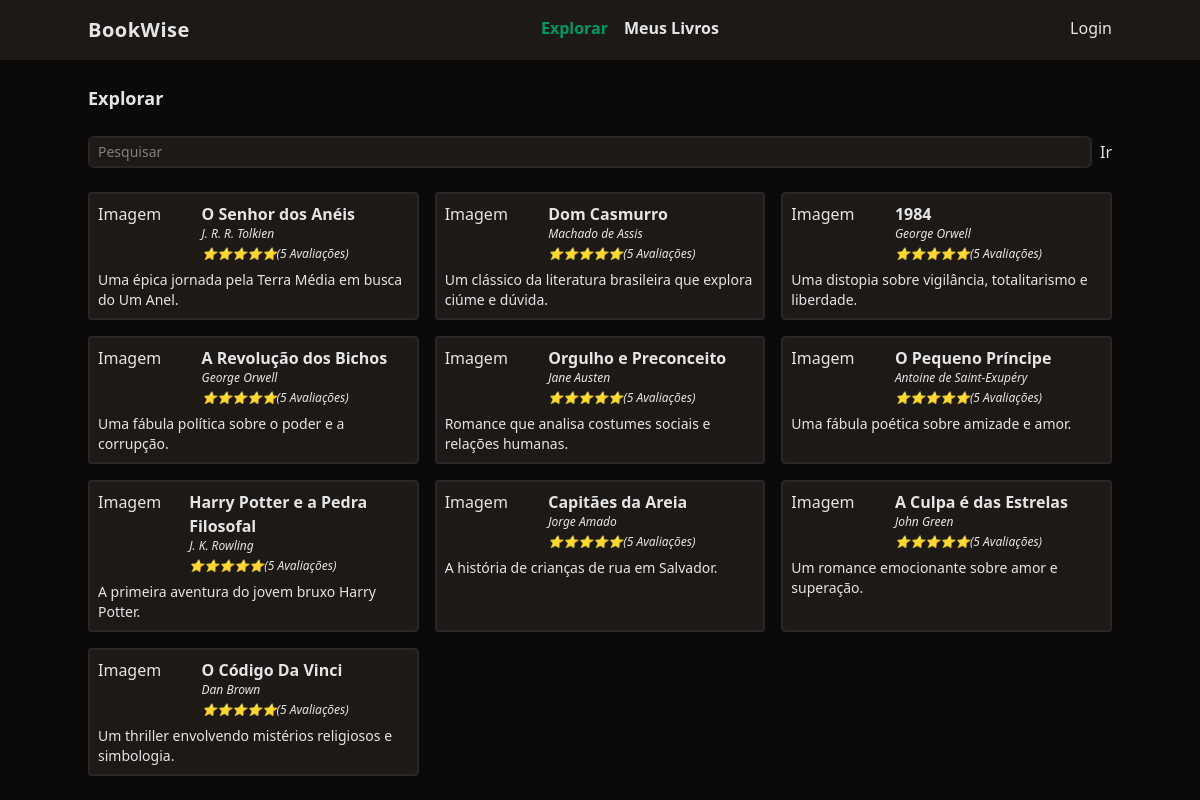
The page / on the database its author committed.
### tables this page shows
CREATE TABLE IF NOT EXISTS `books` (
  `id` INT NOT NULL AUTO_INCREMENT,
  `title` VARCHAR(255) NOT NULL,
  `author` VARCHAR(100) NOT NULL,
  `description` TEXT NOT NULL,
  `release_year` INT NOT NULL,
  `user_id` INT NOT NULL,
  PRIMARY KEY (`id`),
  UNIQUE INDEX `ID_UNIQUE` (`id` ASC),
  FOREIGN KEY (`user_id`) REFERENCES `users`(`id`)
    ON DELETE CASCADE
    ON UPDATE CASCADE
);

### functions.php (called while the page is built, shortened)
<?php
function view($view, $data = []) {
     require 'views/template/app.php';
};
?>

### controllers/index.controller.php (called while the page is built)
<?php
require 'data.php';
view('index', compact('livros'));
?>

### routes.php (called while the page is built, shortened)
<?php
$controller = str_replace('/', '', parse_url($_SERVER['PATH_INFO'])['path']);
if(!$controller) $controller = 'index';
 require "controllers/{$controller}.controller.php";
?>

### index.php (called while the page is built)
<?php
require 'functions.php';
require 'routes.php';
?>

### data.php (called while the page is built)
<?php
$host = '127.0.0.1';
$port = '3307';
$database = 'bookwise-db';
$user = 'admin';
$pass = 'bookwise123';
$charset = 'utf8mb4';
$dsn = "mysql:host=$host;port=$port;dbname=$database;charset=$charset";
$options = [
    PDO::ATTR_DEFAULT_FETCH_MODE => PDO::FETCH_ASSOC,
    PDO::ATTR_ERRMODE => PDO::ERRMODE_EXCEPTION
];
$pdo = new PDO($dsn, $user, $pass, $options);
$query = $pdo->query("select * from books");
$livros = $query->fetchAll();
?>

### views/index.view.php (the view)
        <h1 class="mt-6 font-bold text-lg">Explorar</h1>
        <div>
            <form class="w-full flex space-x-2 mt-6">
                <input type="text"
                    class="border-stone-800 border-2 rounded-md bg-stone-900 text-sm focus:outline-none px-2 py-1 w-full"
                    placeholder="Pesquisar" name="search" />
                <button type="submit">Ir</button>
            </form>
        </div>
<section class="grid gap-4 grid-cols-1 md:grid-cols-2 lg:grid-cols-3">
<?php foreach ($livros as $livro): ?>
    <div class="p-2 rounded border-stone-800 border-2 bg-stone-900">
        <div class="flex">
            <div class="w-1/3">Imagem</div>
                <div class="space-y-1">
                    <a href="/livro?id=<?=$livro['id'] ?>" class="font-semibold hover:underline"><?=$livro['title'] ?></a>
                    <div class="text-xs italic"><?=$livro['author'] ?></div>
                    <div class="text-xs italic">⭐⭐⭐⭐⭐(5 Avaliações)</div>
                </div>
            </div>
        <div class="text-sm mt-2"><?=$livro['description'] ?></div>
    </div>
<?php endforeach; ?>
</section>

### views/template/app.php (shortened to what this page needs)
<!DOCTYPE html>
<html lang="pt-br">
<head>
    <script src="https://cdn.jsdelivr.net/npm/@tailwindcss/browser@4"></script>
</head>
<body class="bg-stone-950 text-stone-200">
    <header class="bg-stone-900">
        <nav class="mx-auto max-w-screen-lg flex justify-between py-4">
            <div class="font-bold text-xl tracking-wide">BookWise</div>
            <ul class="flex space-x-4 font-bold">
                <li><a href="/" class="text-emerald-600">Explorar</a></li>
                <li><a href="/meus-livros.php" class="hover:underline">Meus Livros</a></li>
            </ul>
            <ul>
                <li><a class="hover:underline" href="/login.php">Login</a></li>
            </ul>
        </nav>
    </header>
    <main class="mx-auto max-w-screen-lg space-y-6">
        <?php require "views/{$view}.view.php"; ?>
    </main>
</body>
</html>

### rows shown on the page
books: title "O Senhor dos Anéis", author "J. R. R. Tolkien", description "Uma épica jornada pela Terra Média em busca do Um Anel."
books: title "Dom Casmurro", author "Machado de Assis", description "Um clássico da literatura brasileira que explora ciúme e dúvida."
books: title "1984", author "George Orwell", description "Uma distopia sobre vigilância, totalitarismo e liberdade."
books: title "A Revolução dos Bichos", author "George Orwell", description "Uma fábula política sobre o poder e a corrupção."
books: title "Orgulho e Preconceito", author "Jane Austen", description "Romance que analisa costumes sociais e relações humanas."
books: title "O Pequeno Príncipe", author "Antoine de Saint-Exupéry", description "Uma fábula poética sobre amizade e amor."
books: title "Harry Potter e a Pedra Filosofal", author "J. K. Rowling", description "A primeira aventura do jovem bruxo Harry Potter."
books: title "Capitães da Areia", author "Jorge Amado", description "A história de crianças de rua em Salvador."
books: title "A Culpa é das Estrelas", author "John Green", description "Um romance emocionante sobre amor e superação."
books: title "O Código Da Vinci", author "Dan Brown", description "Um thriller envolvendo mistérios religiosos e simbologia."
